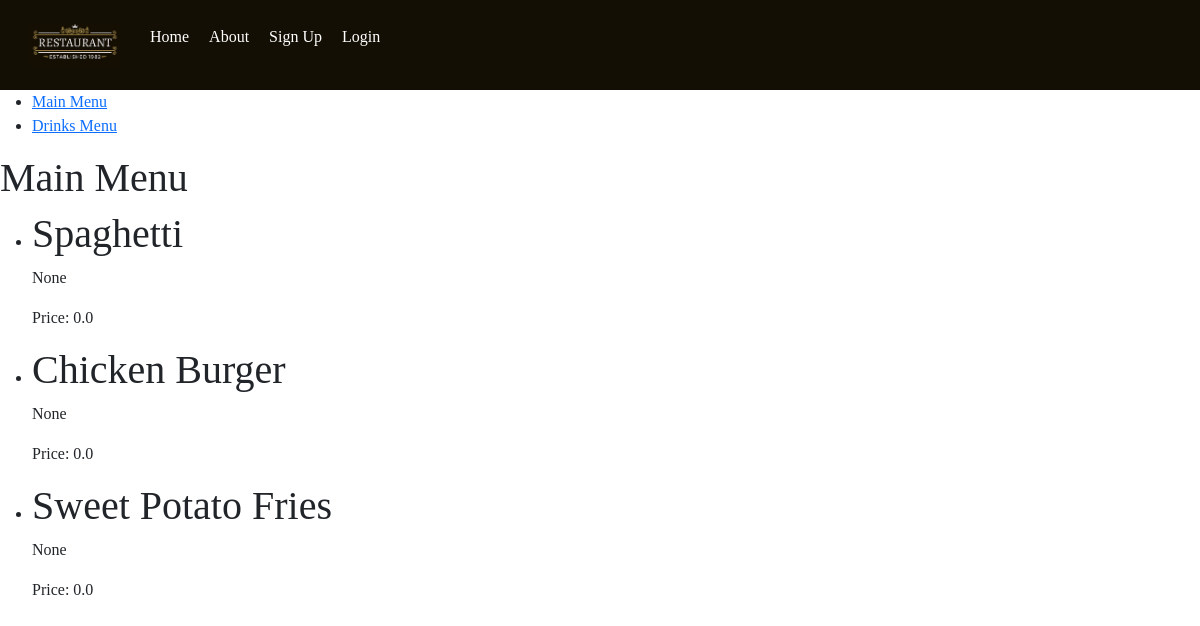
Page /restaurant/menu/main-menu/ on the earlier database version.
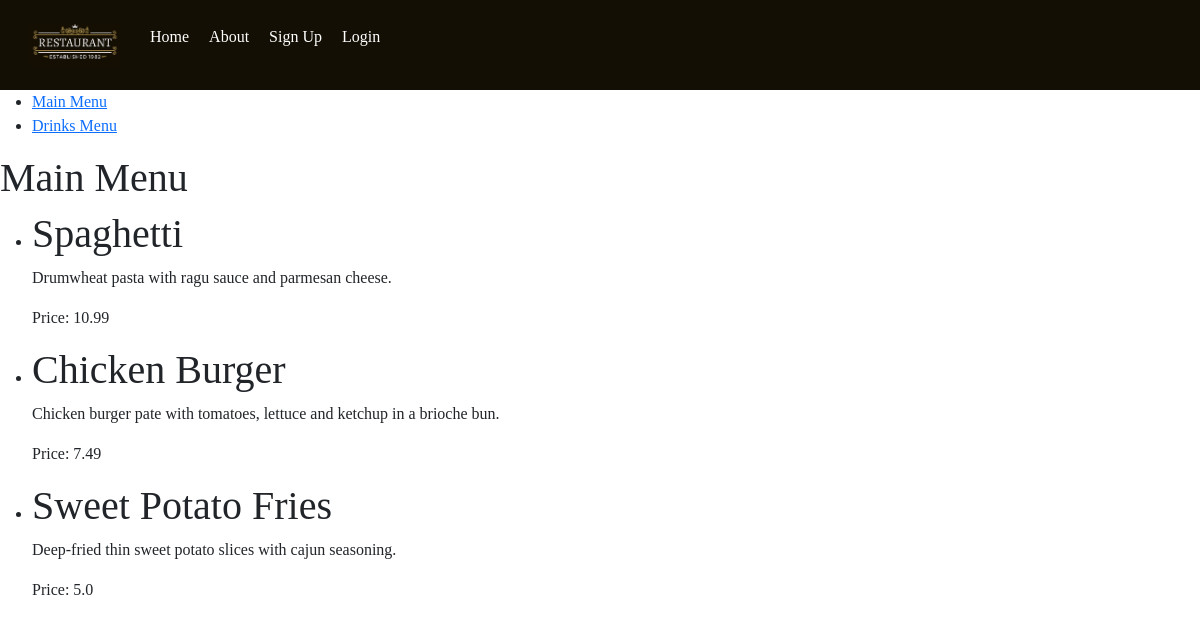
Same page on the later database version.
### restaurant/models.py (models this page shows, shortened)
class MenuItem(models.Model):
    MENUITEM_ID_MAX_LENGTH=128
    DESCRIPTION_MAX_LENGTH=200
    menuItemID = models.CharField(max_length=MENUITEM_ID_MAX_LENGTH, unique=True) # primary key
    menu = models.ForeignKey(Menu, on_delete=models.CASCADE) # foreign key: one to many - many menu items for one menu
    description = models.CharField(max_length=DESCRIPTION_MAX_LENGTH, default="None")
    price = models.FloatField(default =0.0)
    photo = models.ImageField(upload_to='menu_item_images', blank=True)
    slug = models.SlugField(unique=True)
    class Meta:
        verbose_name_plural = 'MenuItems'

### restaurant/views.py (the view)
# urls.py: path('menu/<slug:menu_name_slug>/', views.show_menu, name='show_menu'),
def show_menu(request,menu_name_slug):
    context_dict = {}
    try:
        menu = Menu.objects.get(slug=menu_name_slug)
        menuItems = MenuItem.objects.filter(menu=menu)
        context_dict['menuItems'] = menuItems
        context_dict['menu'] = menu
    except Menu.DoesNotExist:
        context_dict['menu'] = None
        context_dict['menuItems'] = None
    return render(request, 'restaurant/menu.html', context=context_dict)

### restaurant/templatetags/rango_template_tags.py (called while the page is built)
@register.inclusion_tag('restaurant/menus.html')
def get_menu_list():
    return {'menus': Menu.objects.all() }

### templates/restaurant/menu.html (shortened to what this page needs)
{% extends 'restaurant/base.html' %}
{% block body_block %}
    {% if menu %}
    <h1>{{ menu.menuID }}</h1>
    {% if menuItems %}
    <ul>
        {% for item in menuItems %}
        <li>
          <h1>{{item.menuItemID}}</h1>
          <p>{{item.description}}</p>
          <p>Price: {{item.price}}</p>
        </li>
        {% endfor %}
    </ul>
    {% else %}
        <strong>No items currently in menu.</strong>
    {% endif %}
    {% else %}
    <strong>The specified menu does not exist.</strong>
    {% endif %}
{% endblock %}

Differences in the rows shown:
changed MenuItem "Spaghetti": description "None" → "Drumwheat pasta with ragu sauce and parmesan cheese."; price "0.0" → "10.99"
changed MenuItem "Chicken Burger": description "None" → "Chicken burger pate with tomatoes, lettuce and ketchup in a brioche bun."; price "0.0" → "7.49"
changed MenuItem "Sweet Potato Fries": description "None" → "Deep-fried thin sweet potato slices with cajun seasoning."; price "0.0" → "5.0"
